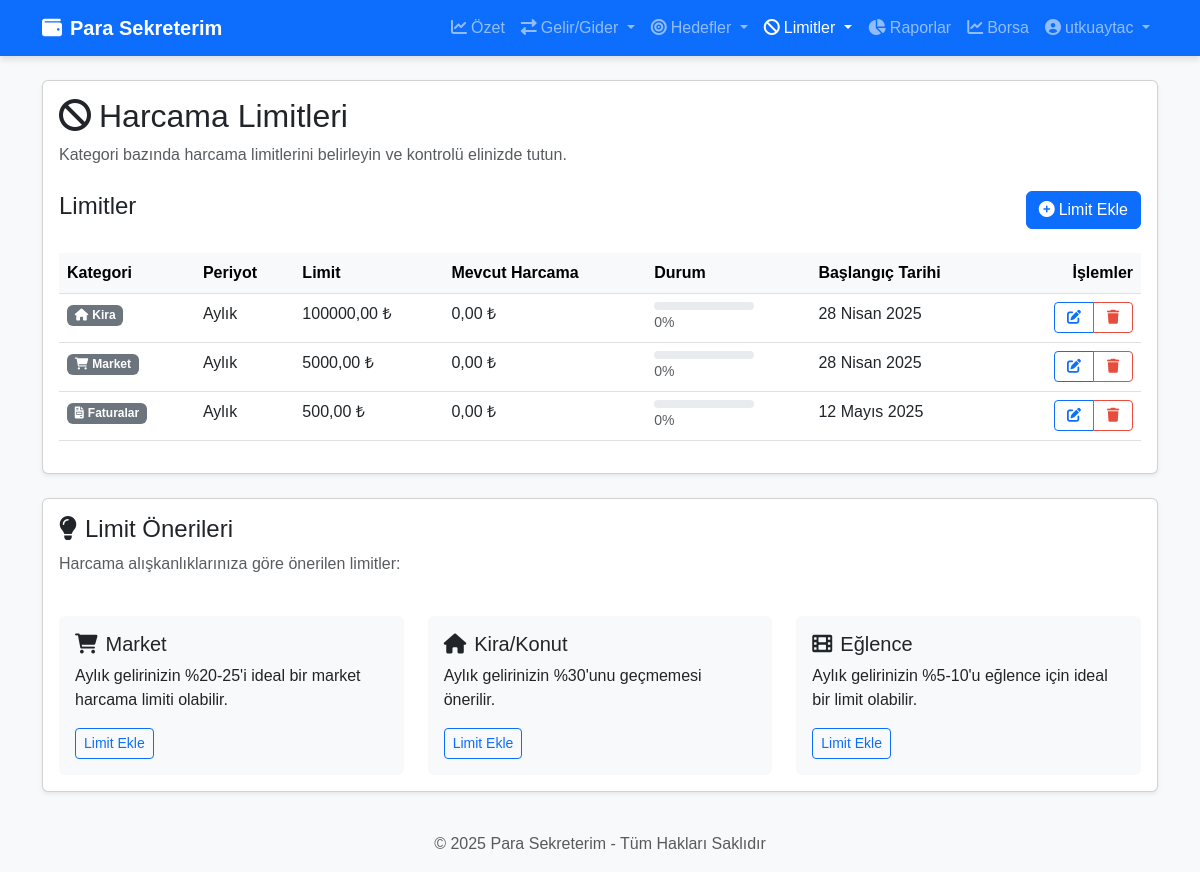
/harcama-limitleri/ (signed in), run on the app's committed database.
### accounts/models.py (models this page shows, shortened)
class CustomUser(AbstractUser):
    email = models.EmailField(unique=True)
    is_email_verified = models.BooleanField(default=False)
    financial_info_completed = models.BooleanField(default=False)
    total_amount = models.DecimalField(max_digits=15, decimal_places=2, default=0)

class SpendingLimit(models.Model):
    user = models.ForeignKey(CustomUser, on_delete=models.CASCADE, related_name='spending_limits')
    category = models.ForeignKey(Category, on_delete=models.CASCADE)
    amount = models.DecimalField(max_digits=15, decimal_places=2)
    period = models.CharField(max_length=10, choices=[
        ('daily', 'Günlük'),
        ('weekly', 'Haftalık'),
        ('monthly', 'Aylık'),
    ], default='monthly')
    start_date = models.DateField(default=timezone.now)
    def current_spending(self):
        if self.period == 'daily':
            today = timezone.now().date()
            transactions = Transaction.objects.filter(
                user=self.user,
                category=self.category,
                date=today
            )
        elif self.period == 'monthly':
            today = timezone.now().date()
            transactions = Transaction.objects.filter(
                user=self.user,
                category=self.category,
                date__year=today.year,
                date__month=today.month
            )
        else:
            return Decimal(0)
        return sum(t.amount for t in transactions)
    def is_exceeded(self):
        return self.current_spending() > self.amount

class Category(models.Model):
    CATEGORY_TYPES = [
        ('gelir', 'Gelir'),
        ('gider', 'Gider'),
    ]
    name = models.CharField(max_length=100)
    type = models.CharField(max_length=5, choices=CATEGORY_TYPES)
    icon = models.CharField(max_length=50, blank=True, null=True)
    class Meta:
        verbose_name_plural = "Kategoriler"

### accounts/views.py (the view)
# urls.py: path('harcama-limitleri/', accounts_views.spending_limits_view, name='spending_limits'),
@login_required
def spending_limits_view(request):
    user = request.user
    limits = SpendingLimit.objects.filter(user=user)
    print(f"Kullanıcı: {user.username}, Limit Sayısı: {limits.count()}")
    try:
        for limit in limits:
            if limit.is_exceeded():
                messages.warning(
                    request,
                    f"'{limit.category.name}' kategorisindeki {limit.get_period_display().lower()} harcama limitinizi aştınız!"
                )
        context = {
            'limits': limits,
        }
        return render(request, 'accounts/spending_limits.html', context)
    except Exception as e:
        print(f"Hata oluştu: {str(e)}")
        messages.error(request, f"Bir hata oluştu: {str(e)}")
        return HttpResponse(f"Harcama limitleri sayfası yüklenirken bir hata oluştu: {str(e)}")

### accounts/templates/accounts/spending_limits.html (shortened to what this page needs)
{% extends 'accounts/base.html' %}
{% load custom_tags %}
{% block content %}
<div class="row mb-4">
    <div class="col-12">
        <div class="card shadow-sm">
            <div class="card-body">
                <h2 class="card-title"><i class="fas fa-ban me-2"></i>Harcama Limitleri</h2>
                <p class="text-muted mb-4">Kategori bazında harcama limitlerini belirleyin ve kontrolü elinizde tutun.</p>
                <div class="d-flex justify-content-between align-items-center mb-4">
                    <h4>Limitler</h4>
                    <a href="{% url 'add_spending_limit' %}" class="btn btn-primary">
                        <i class="fas fa-plus-circle me-1"></i>Limit Ekle
                    </a>
                </div>
                {% if limits %}
                    <div class="table-responsive">
                        <table class="table table-hover">
                            <thead class="table-light">
                                <tr>
                                    <th>Kategori</th>
                                    <th>Periyot</th>
                                    <th>Limit</th>
                                    <th>Mevcut Harcama</th>
                                    <th>Durum</th>
                                    <th>Başlangıç Tarihi</th>
                                    <th class="text-end">İşlemler</th>
                                </tr>
                            </thead>
                            <tbody>
                                {% for limit in limits %}
                                <tr {% if limit.is_exceeded %}class="table-danger"{% endif %}>
                                    <td>
                                        <span class="badge bg-secondary">
                                            <i class="fas fa-{{ limit.category.icon }} me-1"></i>{{ limit.category.name }}
                                        </span>
                                    </td>
                                    <td>{{ limit.get_period_display }}</td>
                                    <td>{{ limit.amount|floatformat:2 }} ₺</td>
                                    <td>{{ limit.current_spending|floatformat:2 }} ₺</td>
                                    <td>
                                        {% if limit.is_exceeded %}
                                            <span class="badge bg-danger">Limit Aşıldı</span>
                                        {% else %}
                                            <div class="progress" style="height: 8px; width: 100px;">
                                            </div>
                                            <small class="text-muted">{% widthratio limit.current_spending limit.amount 100 %}%</small>
                                        {% endif %}
                                    </td>
                                    <td>{{ limit.start_date }}</td>
                                    <td class="text-end">
                                        <div class="btn-group" role="group">
                                            <a href="{% url 'edit_spending_limit' limit.id %}" class="btn btn-sm btn-outline-primary" style="width: 40px;">
                                                <i class="fas fa-edit"></i>
                                            </a>
                                            <button type="button" class="btn btn-sm btn-outline-danger delete-limit"
                                                data-bs-toggle="modal" data-bs-target="#deleteLimitModal"
                                                data-id="{{ limit.id }}"
                                                data-category="{{ limit.category.name }}"
                                                data-amount="{{ limit.amount }}" style="width: 40px;">
                                                <i class="fas fa-trash"></i>
                                            </button>
                                        </div>
                                    </td>
                                </tr>
                                {% endfor %}
                            </tbody>
                        </table>
                    </div>
                {% endif %}
            </div>
        </div>
    </div>
</div>
<div class="row">
    <div class="col-12">
        <div class="card shadow-sm">
            <div class="card-body">
                <h4 class="card-title"><i class="fas fa-lightbulb me-2"></i>Limit Önerileri</h4>
                <p class="text-muted">Harcama alışkanlıklarınıza göre önerilen limitler:</p>
                <div class="row row-cols-1 row-cols-md-3 g-4 mt-2">
                    <div class="col">
                        <div class="card h-100 border-0 bg-light">
                            <div class="card-body">
                                <h5 class="card-title"><i class="fas fa-shopping-cart me-2"></i>Market</h5>
                                <p class="card-text">Aylık gelirinizin %20-25'i ideal bir market harcama limiti olabilir.</p>
                                <a href="{% url 'add_spending_limit' %}" class="btn btn-sm btn-outline-primary">Limit Ekle</a>
                            </div>
                        </div>
                    </div>
                    <div class="col">
                        <div class="card h-100 border-0 bg-light">
                            <div class="card-body">
                                <h5 class="card-title"><i class="fas fa-home me-2"></i>Kira/Konut</h5>
                                <p class="card-text">Aylık gelirinizin %30'unu geçmemesi önerilir.</p>
                                <a href="{% url 'add_spending_limit' %}" class="btn btn-sm btn-outline-primary">Limit Ekle</a>
                            </div>
                        </div>
                    </div>
                    <div class="col">
                        <div class="card h-100 border-0 bg-light">
                            <div class="card-body">
                                <h5 class="card-title"><i class="fas fa-film me-2"></i>Eğlence</h5>
                                <p class="card-text">Aylık gelirinizin %5-10'u eğlence için ideal bir limit olabilir.</p>
                                <a href="{% url 'add_spending_limit' %}" class="btn btn-sm btn-outline-primary">Limit Ekle</a>
                            </div>
                        </div>
                    </div>
                </div>
            </div>
        </div>
    </div>
</div>
{% endblock %}

### accounts/templates/accounts/base.html (shortened to what this page needs)
{% load static %}
{% load custom_tags %}
<!DOCTYPE html>
<html lang="tr">
<head>
    <link href="https://cdn.jsdelivr.net/npm/bootstrap@5.3.0/dist/css/bootstrap.min.css" rel="stylesheet">
    <link href="https://cdnjs.cloudflare.com/ajax/libs/font-awesome/6.0.0/css/all.min.css" rel="stylesheet">
    <link href="{% static 'css/style.css' %}" rel="stylesheet">
    <link href="{% static 'css/custom.css' %}" rel="stylesheet">
</head>
<body>
    {% if user.is_authenticated %}
      {% if request.resolver_match.url_name != 'login' and request.resolver_match.url_name != 'register' and request.resolver_match.url_name != 'password_reset_request' and request.resolver_match.url_name != 'password_reset_confirm' %}
    <nav class="navbar navbar-expand-lg navbar-dark bg-primary">
        <div class="container">
            <a class="navbar-brand" href="{% url 'dashboard' %}">
                <i class="fas fa-wallet me-2"></i>Para Sekreterim
            </a>
            <div class="collapse navbar-collapse" id="navbarNav">
                <ul class="navbar-nav ms-auto">
                    <li class="nav-item">
                        <a class="nav-link {% if request.resolver_match.url_name == 'dashboard' %}active{% endif %}" href="{% url 'dashboard' %}">
                            <i class="fas fa-chart-line me-1"></i>Özet
                        </a>
                    </li>
                    <li class="nav-item dropdown">
                        <a class="nav-link dropdown-toggle " href="#" id="navbarGelirGider" role="button" data-bs-toggle="dropdown" aria-expanded="false">
                            <i class="fas fa-exchange-alt me-1"></i>Gelir/Gider
                        </a>
                    </li>
                    <li class="nav-item dropdown">
                        <a class="nav-link dropdown-toggle " href="#" id="navbarHedefler" role="button" data-bs-toggle="dropdown" aria-expanded="false">
                            <i class="fas fa-bullseye me-1"></i>Hedefler
                        </a>
                    </li>
                    <li class="nav-item dropdown">
                        <a class="nav-link dropdown-toggle {% if request.resolver_match.url_name == 'spending_limits' or request.resolver_match.url_name == 'add_spending_limit' %}active{% endif %}" href="#" id="navbarLimitler" role="button" data-bs-toggle="dropdown" aria-expanded="false">
                            <i class="fas fa-ban me-1"></i>Limitler
                        </a>
                    </li>
                    <li class="nav-item">
                        <a class="nav-link {% if request.resolver_match.url_name == 'reports' %}active{% endif %}" href="{% url 'reports' %}">
                            <i class="fas fa-chart-pie me-1"></i>Raporlar
                        </a>
                    </li>
                    <li class="nav-item">
                        <a class="nav-link {% if request.resolver_match.url_name == 'borsa' %}active{% endif %}" href="{% url 'borsa' %}">
                            <i class="fas fa-chart-line me-1"></i>Borsa
                        </a>
                    </li>
                    <li class="nav-item dropdown">
                        <a class="nav-link dropdown-toggle" href="#" id="navbarDropdown" role="button" data-bs-toggle="dropdown" aria-expanded="false">
                            <i class="fas fa-user-circle me-1"></i>{{ user.username }}
                        </a>
                    </li>
                </ul>
            </div>
        </div>
    </nav>
    {% endif %}
    {% endif %}
    <div class="container my-4">
        {% block content %}
        {% endblock %}
    </div>
    <footer class="footer mt-auto py-3 bg-light">
        <div class="container text-center">
            <span class="text-muted">© 2025 Para Sekreterim - Tüm Hakları Saklıdır</span>
        </div>
    </footer>
</body>
</html>

### accounts/static/css/style.css (style rules this page uses)
body { font-family: 'Arial', sans-serif; background-color: #f8f9fa; color: #333; }
.navbar { box-shadow: 0px 4px 6px rgba(0, 0, 0, 0.1); }
.navbar-brand { font-weight: bold; }
button { width: 100%; padding: 10px; font-size: 16px; font-weight: bold; border: none; border-radius: 5px; }

### static/css/custom.css (style rules this page uses)
* { margin: 0; padding: 0; box-sizing: border-box; }
.btn-outline-danger { color: #e74c3c; border-color: #e74c3c; background-color: transparent; transition: all 0.3s ease; }

### data on the page
CustomUser: username "utkuaytac"
SpendingLimit: category.name "Kira", period "Aylık", amount "100000,00", current_spending "0,00", period+user+category "0", start_date "28 Nisan 2025"
SpendingLimit: category.name "Market", period "Aylık", amount "5000,00", current_spending "0,00", period+user+category "0", start_date "28 Nisan 2025"
SpendingLimit: category.name "Faturalar", period "Aylık", amount "500,00", current_spending "0,00", period+user+category "0", start_date "12 Mayıs 2025"
